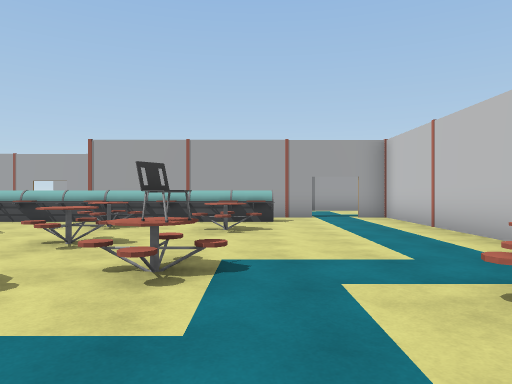
View 1 (above)

24 first-person views from a walk through a 3-D level made in the Unity game engine. The camera is 1.4 m above the floor, looks level and sees 70° across. Doors are open. The floor is counted in squares, 2 m on a side. Each view is taken from the middle of a square. On the plan, view 1 faces up. The plan holds only what a view shows up to about 11 squares ahead; the rest is blank. The place goes on beyond the plan. Some surface patterns are stand-ins.

View 2
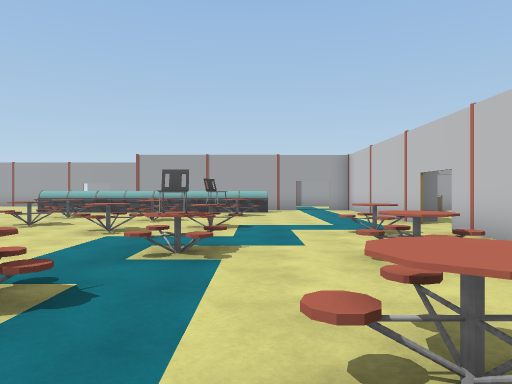

View 3
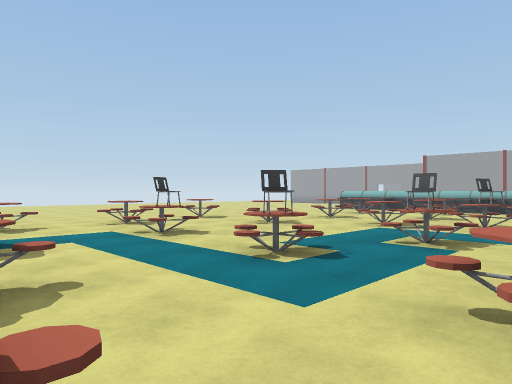

View 4
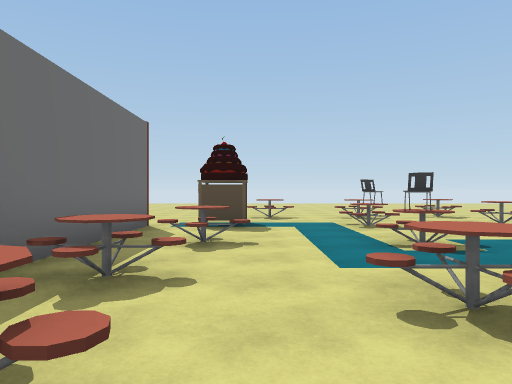

View 5
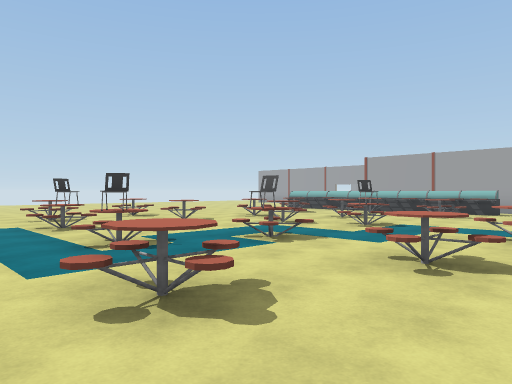

View 6
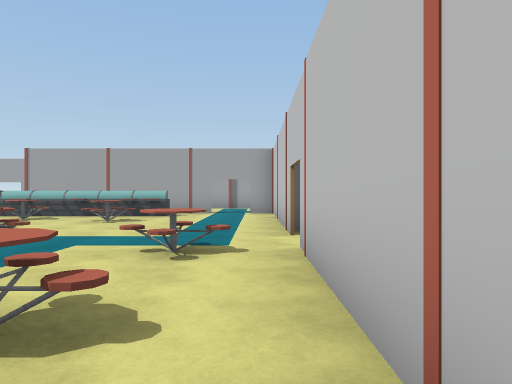

View 7
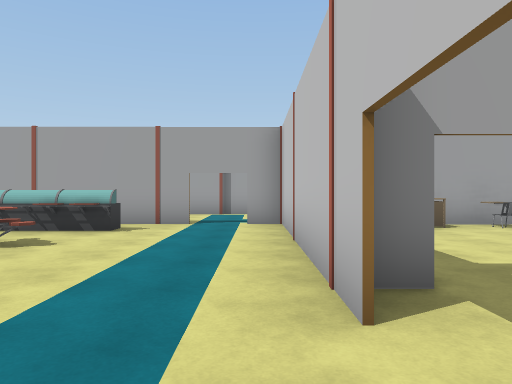

View 8
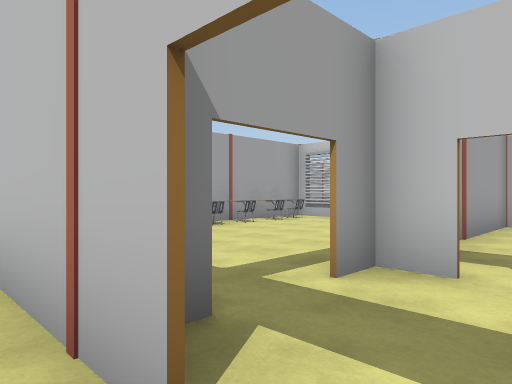

View 9
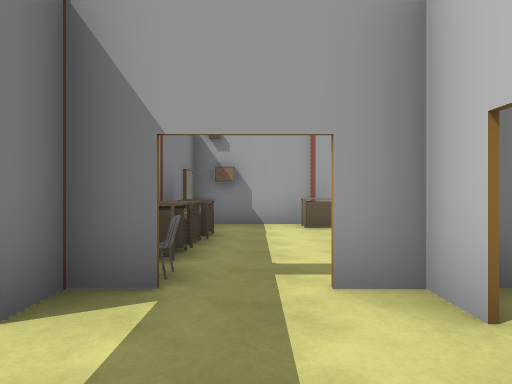

View 10
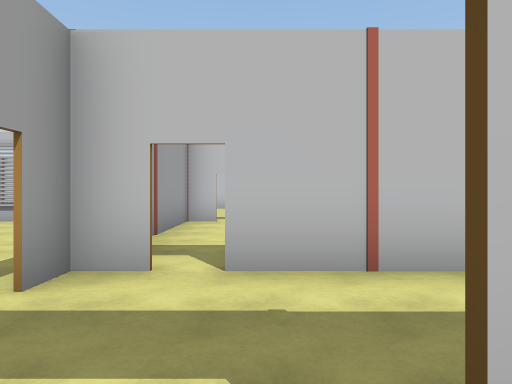

View 11
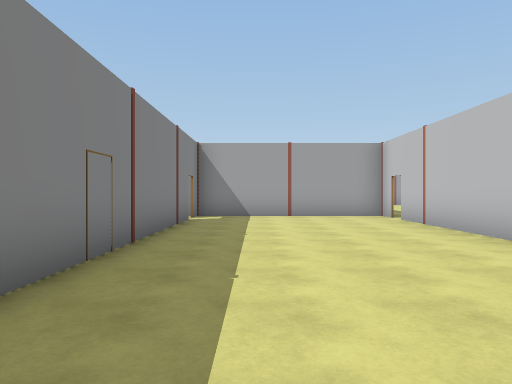

View 12
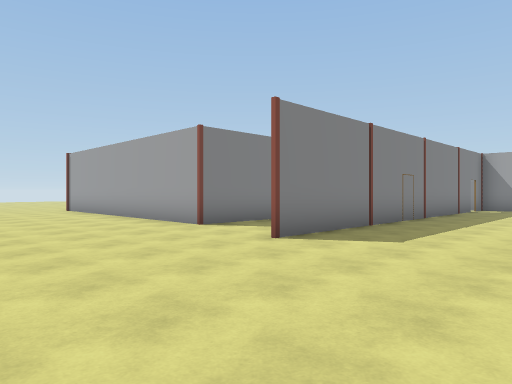

View 13
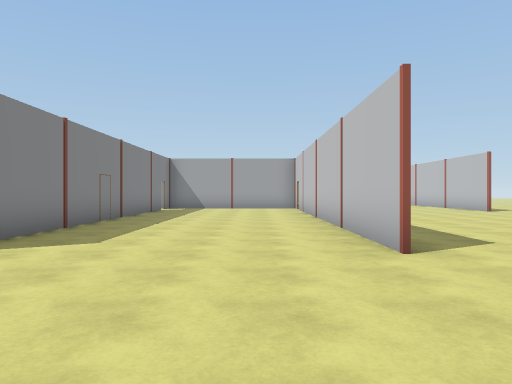

View 14
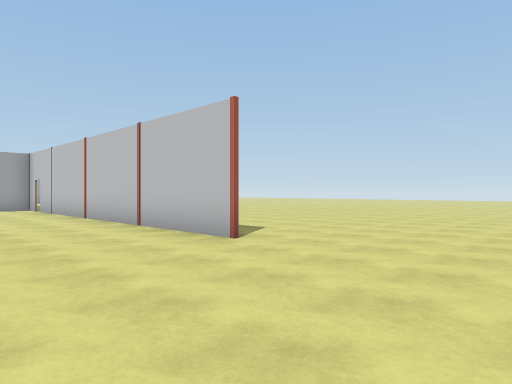

View 15
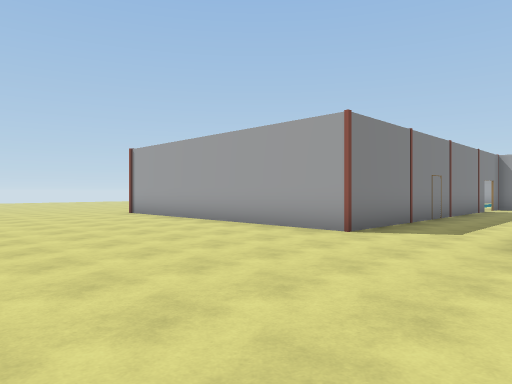

View 16
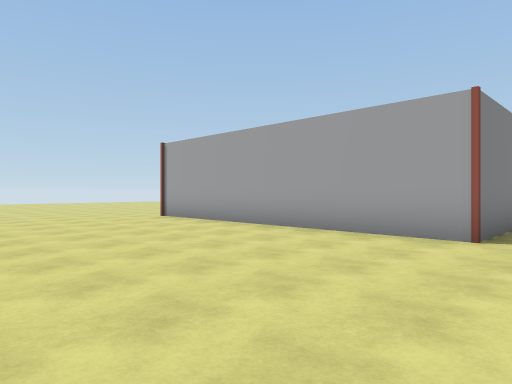

View 17
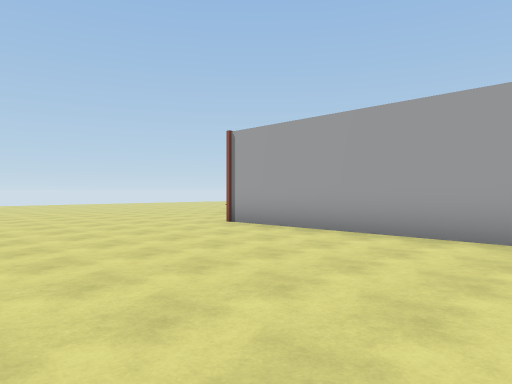

View 18
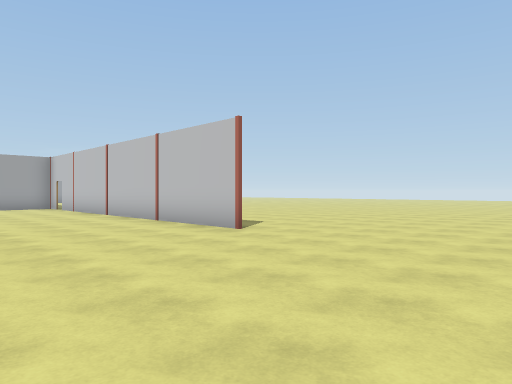

View 19
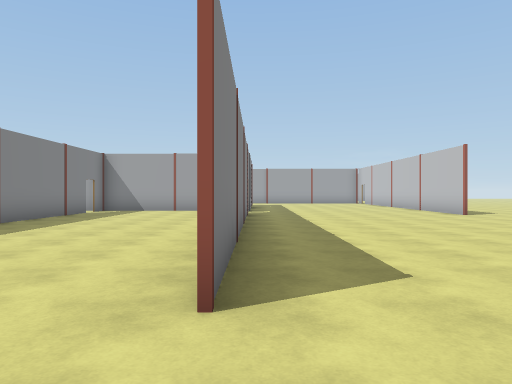

View 20
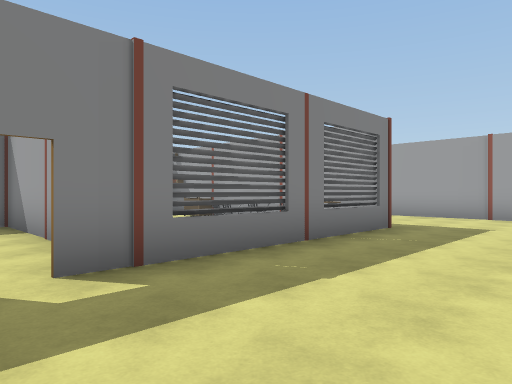

View 21
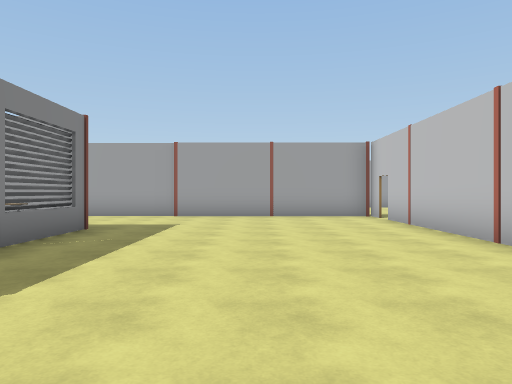

View 22
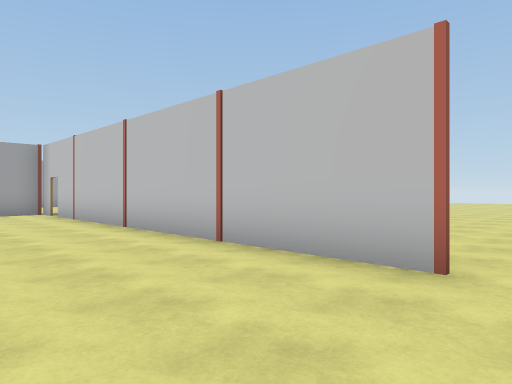

View 23
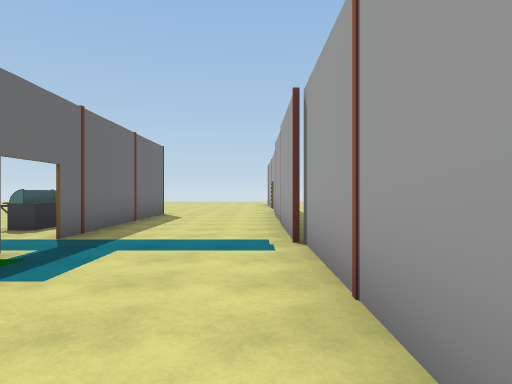

View 24
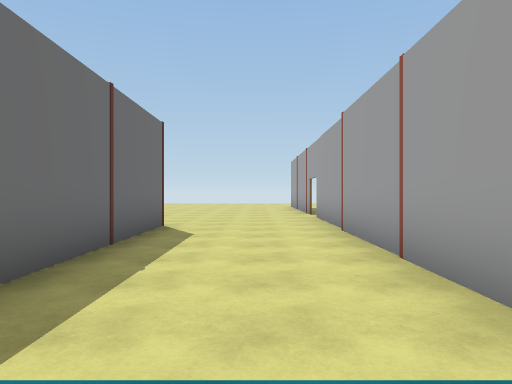

### Floor plan
Points are (right, up) in squares from view 1. A wall is a line through its corners. A room is listed if a view was taken in it or the views show most of it. See-through windows are left out.
Room 1 (views 1, 2, 3, 4, 5, 6, 7, 8, 10)
walls: (3.5, 3.9) (3.5, 4.5); (3.5, -1.2) (3.5, 2.8); (3.5, 8.4) (3.5, 10); (1.6, 10) (-4.6, 10); (3.6, 10) (3.6, 8.4); (-4.6, -6.2) (-0.1, -6.2); (11.7, 8.8) (11.7, 10) (2.8, 10)
ways out: opening at (-6, -7) to room 2; opening at (-6, 10) to room 2; open door at (2.5, 10) to room 2; open door at (4, 3.5) to room 2; open door at (5, 5) to room 2
objects: table (-7, -4) to (-7, -3); table (-7, -1); table (-7, 1); other object (-6, 9); other object (-5, -5) to (-4, -4); chair (-5, -2); table (-5, 1) to (-5, 2); table (-5, 3) to (-4, 4); table (-5, 6); other object (-5, 9); other object (-4, 9); table (-3, 2) to (-2, 3); table (-3, 5) to (-2, 5); table (-3, 7) to (-3, 8); other object (-3, 9); table (-2, -5) to (-2, -4); chair (-2, -2); other object (-2, 9); chair (-1, 0); chair (-1, 3); table (-1, 6) to (0, 7); other object (-1, 9); table (0, -5); other object (0, 9); table (1, -3) to (1, -2); table (1, -1) to (2, 0); table (2, -5); table (2, 2) to (2, 3); chair (4, 5); table (4, 6); table (4, 7); table (4, 8); table (6, 9); chair (8, 9); other object (9, 9); other object (10, 9); other object (11, 9)
Room 2 (views 9, 11, 12, 13, 14, 15, 16, 17, 18, 19, 20, 21, 22, 23, 24)
walls: (6.2, 1.1) (6.2, 3.4); (11.8, 1.1) (11.8, -6.9); (6.3, 3.2) (6.3, -6.9); (3.6, 0.1) (3.6, -6.3) (-4.6, -6.3); (11.7, 3.9) (11.7, 4.6) (5.5, 4.6); (6.2, 3.9) (6.2, 4.8); (6.3, 4.8) (6.3, 3.9); (11.7, -6.9) (11.7, 3.4); (3.6, 4.5) (3.6, 3.9); (18.3, 2) (18.3, 12.2); (11.8, 10) (11.8, 3.9); (6.1, 13.7) (1.9, 13.7); (18.3, 12.8) (18.3, 13.7) (10.1, 13.7); (1.1, 13.7) (-7, 13.7); (-4.6, 10.1) (1.6, 10.1)
ways out: opening at (-6, -7) to room 1; opening at (-6, 10) to room 1; open door at (2.5, 10) to room 1; open door at (4, 3.5) to room 1; open door at (5, 5) to room 1; open door at (4, -7.5); open door at (6, -7.5); open door at (6, 3.5); gap at (-7, 14); gap at (12, 3.5); gap at (18, 12)

Where each view was taken, in squares from view 1:
view 1: 0 up, 0 right, facing up
view 2: 4 down, 0 right, facing up
view 3: 5 down, 1 right, facing up-left
view 4: 4 down, 3 right, facing left
view 5: 4 down, 3 right, facing up-left
view 6: 2 down, 3 right, facing up
view 7: 2 up, 3 right, facing up
view 8: 3 up, 3 right, facing up-right
view 9: 2 up, 5 right, facing up
view 10: 3 up, 3 right, facing right
view 11: 6 down, 8 right, facing up
view 12: 11 down, 10 right, facing up-left
view 13: 11 down, 10 right, facing up
view 14: 11 down, 8 right, facing up-right
view 15: 12 down, 7 right, facing up-left
view 16: 12 down, 5 right, facing up-left
view 17: 12 down, 2 right, facing up-left
view 18: 12 down, 7 right, facing up-right
view 19: 9 down, 12 right, facing up
view 20: 3 up, 15 right, facing up-left
view 21: 3 up, 15 right, facing up
view 22: 1 up, 15 right, facing up-right
view 23: 13 up, 7 right, facing left
view 24: 12 up, 3 right, facing left
